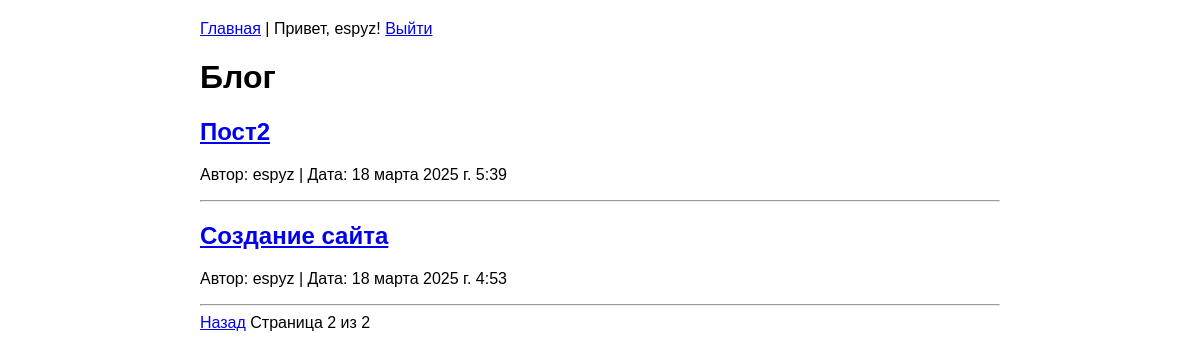
Page /?page=2 (signed in) on the committed database.
### blog/models.py (models this page shows, shortened)
class Post(models.Model):
    title = models.CharField(max_length=200)
    content = models.TextField()
    created_at = models.DateTimeField(auto_now_add=True)
    updated_at = models.DateTimeField(auto_now=True)
    author = models.ForeignKey(User, on_delete=models.CASCADE)

### blog/views.py (the view)
# urls.py: path('', views.post_list, name='post_list'),
def post_list(request):
    posts = Post.objects.all().order_by('-created_at')
    paginator = Paginator(posts, 5)
    page_number = request.GET.get('page')
    page_obj = paginator.get_page(page_number)
    return render(request, 'blog/post_list.html', {'page_obj': page_obj})

### templates/blog/post_list.html (shortened to what this page needs)
{% extends 'base.html' %}
{% block content %}
    <h1>Блог</h1>
    {% for post in page_obj %}
        <div>
            <h2><a href="{% url 'post_detail' post.pk %}">{{ post.title }}</a></h2>
            <p>Автор: {{ post.author }} | Дата: {{ post.created_at }}</p>
        </div>
        <hr>
    {% empty %}
        <p>Статей пока нет</p>
    {% endfor %}
    <div class="pagination">
        {% if page_obj.has_previous %}
            <a href="?page={{ page_obj.previous_page_number }}">Назад</a>
        {% endif %}
        <span>Страница {{ page_obj.number }} из {{ page_obj.paginator.num_pages }}</span>
    </div>
{% endblock %}

### templates/base.html (shortened to what this page needs)
<!DOCTYPE html>
<html lang="ru">
<head>
</head>
<body>
    <div class="container">
        <div class="nav">
            <a href="{% url 'post_list' %}">Главная</a>
            {% if user.is_authenticated %}
                | Привет, {{ user.username }}!
                <a href="{% url 'logout' %}">Выйти</a>
            {% else %}
                | <a href="{% url 'login' %}">Войти</a>
                | <a href="{% url 'register' %}">Регистрация</a>
            {% endif %}
        </div>
        {% block content %}{% endblock %}
    </div>
</body>
</html>

### templates/base.html (style rules this page uses)
body { font-family: Arial, sans-serif; margin: 0; padding: 20px; }
.container { max-width: 800px; margin: 0 auto; }
.nav { margin-bottom: 20px; }

### rows in the picture
Post: title "Пост2", author "espyz", created_at "18 марта 2025 г. 5:39"
Post: title "Создание сайта", author "espyz", created_at "18 марта 2025 г. 4:53"

### other values in the picture
{{ user.username }} "espyz"
{{ page_obj.number }} "2"
{{ page_obj.paginator.num_pages }} "2"
